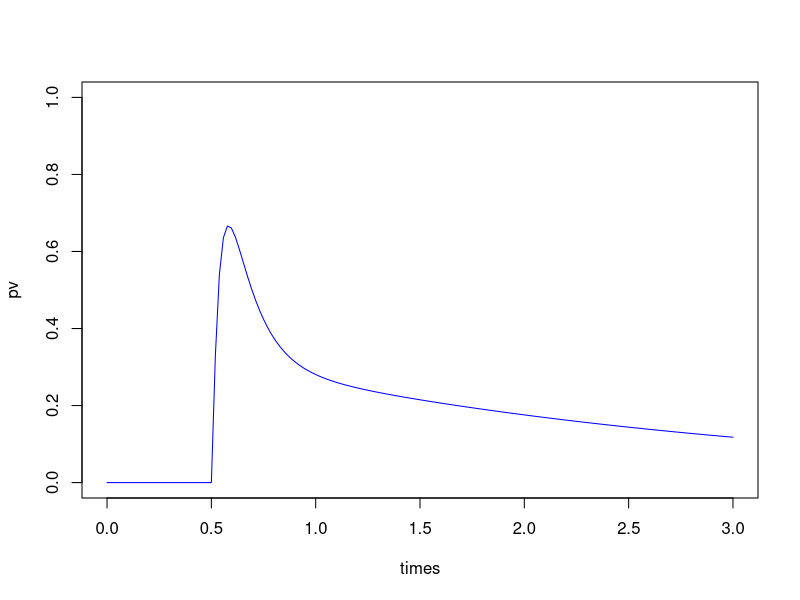

Here is the R script that generated this plot:
# the formula for protective effect of MVDA

library(deSolve)

times <- seq(0, 3, by = (1/52))

#MODEL PARAMETERS
parameters <- c(m_deploy = 365, #12/1,          # rate of mass intervetion deployment
                ka = 52/2,       # 1/(time to full protective effect of vaccine after dose)
                kf = 5.62,       # fast rate of loss of vaccine protective effect
                ks = 0.4,        # slow rate of loss of vaccine protective effect
                delta = 12/5,    # 1/(time to transition between fast and slow rate for loss of vaccine protection)
                p_max_3 = 1 #0.9        # maximum starting vaccine protection level
                )

inity <- as.vector(parameters['p_max_3'])
intvStart <- .5

# MODEL INITIAL CONDITIONS
state <- c(y01_3=inity, y02_3 = 0, yf_3=0, ys_3=0, Y=0)

# set up a function to solve the equations
prot<-function(t, state, parameters) 
{
  with(as.list(c(state, parameters)),
       {
         dY <- 1
         # dx0 <- -m_deploy*x0
         # dx1 <- m_deploy*x0-ld*x1
         dy01_3 <- -m_deploy*y01_3*(Y>intvStart)
         dy02_3 <- m_deploy*y01_3*(Y>intvStart)-ka*y02_3
         dyf_3 <-  ka*y02_3-(kf+delta)*yf_3
         dys_3 <-  delta*yf_3 - ks*ys_3
         
         # return the rate of change
         list(c(dy01_3, dy02_3, dyf_3, dys_3, dY))
       }
  ) 
  
}


# run the model
out <- ode(y = state, times = times, func = prot, parms = parameters)


pv <- out[,"yf_3"]+out[,"ys_3"]

plot(times,pv,type="l",col='blue',ylim=c(0,1))
